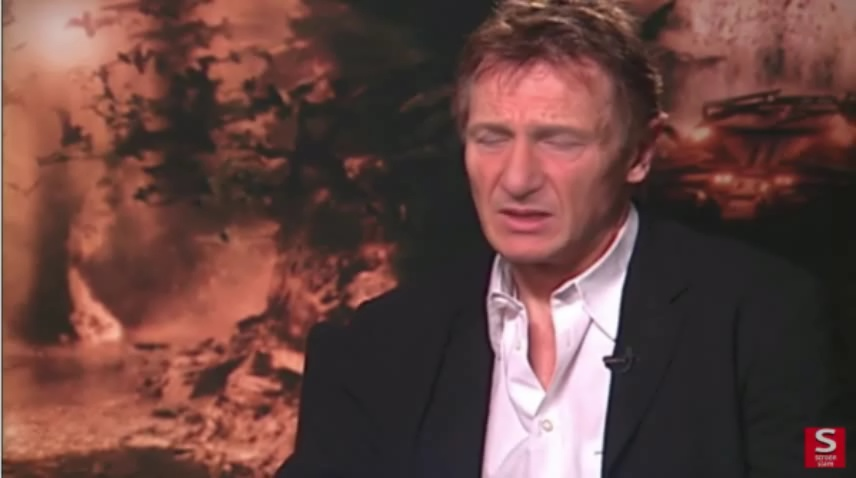
#> input picture TG_Bot/test_pictures/celebdf_2_fake_0af180db7b-0.jpg, 856 x 478 px
$ python -i functions.py   (imports and definitions only)
#> lines starting #> are read from the running program, lines starting #| are printed output that depends on the picture
import cv2
import numpy as np
from skimage.feature import hog

class ImageProcessing():
    def __init__(self,
                 gray=True,
                 H = 144,
                 W = 144,
                 frac_h = 0.8,
                 frac_v = 0.5
                 ):
        self.frac_h = frac_h
        self.frac_v = frac_v
        self.gray = gray
        self.size = (H, W)

    def get_face(self, image):
        face_cascade = cv2.CascadeClassifier(cv2.data.haarcascades + 'haarcascade_frontalface_alt2.xml')
        face_img = face_cascade.detectMultiScale(image)
        if len(face_img) != 1:
            face = image
        else:
            for (a, b, w, h) in face_img:
                c_a = min(a, w)
                c_a = int(c_a - c_a * self.frac_h)
                c_b = min(b, h)
                c_b = int(c_b - c_b * self.frac_v)
                face = image[b - c_b: b + h + c_b, a - c_a: a + w + c_a]
        face = cv2.resize(face, self.size, interpolation=cv2.INTER_AREA)
        return np.array(face)

    def get_hog(self, image):
        if len(image.shape) == 2:
            channel_axis = None
        else:
            channel_axis = 2
        fd, hog_image = hog(image, orientations=8, pixels_per_cell=(16, 16),
                            cells_per_block=(1, 1), visualize=True, channel_axis=channel_axis)
        #         hog_image = cv2.hog_image(hog_image, self.size, interpolation = cv2.INTER_AREA)
        return np.array(hog_image)

    def transform_image(self, image):
        if self.gray is True:
            image = cv2.cvtColor(image, cv2.COLOR_BGR2GRAY)
        else:
            image = cv2.cvtColor(image, cv2.COLOR_BGR2RGB)

        face_image = self.get_face(image)

        hog_image = self.get_hog(face_image)

        image = cv2.resize(image, self.size, interpolation=cv2.INTER_AREA)
        return image, face_image, hog_image

>>> import cv2
>>> picture = cv2.imread('test_pictures/celebdf_2_fake_0af180db7b-0.jpg')
#> picture is the input picture: shape (478, 856, 3); mean B, G, R 65.2, 69.3, 103.2
>>> result = ImageProcessing().transform_image(picture)
#> in transform_image, `image = cv2.cvtColor(image, cv2.COLOR_BGR2GRAY)`:
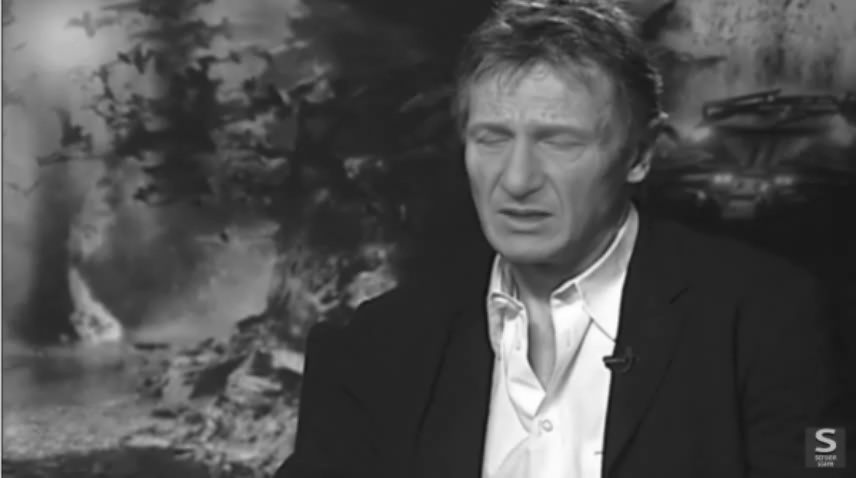
#> image: shape (478, 856); min 18, max 255, mean 79
#> in get_face, `face_img = face_cascade.detectMultiScale(image)`: face_img = [[440, 73, 170, 170]]
#> the loop in get_face, `for (a, b, w, h) in face_img:` made 1 pass
#> (a, b, w, h, c_a, c_b) on pass 1: (440, 73, 170, 170, 34, 36)
#> pass 1, in get_face, `face = image[b - c_b: b + h + c_b, a - c_a: a + w + c_a]`:
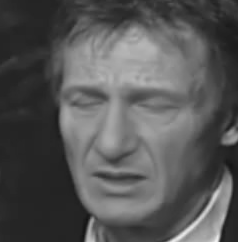
#> face: shape (242, 238); min 18, max 239, mean 85.9
#> in get_hog, `fd, hog_image = hog(image, orientations=8, pixels_per_cell=(16, 16), c..`:
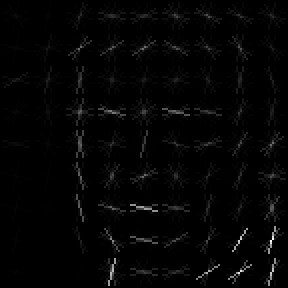
#> hog_image: shape (144, 144) float64 (shown 2 times larger); min 0, max 30.55, mean 0.5; drawn with min black and max white
#> in get_hog, `fd, hog_image = hog(image, orientations=8, pixels_per_cell=(16, 16), c..`: fd = 648 values, max 0.767 at index 561, min 0 at index 11, mean 0.3
#> in transform_image, `image = cv2.resize(image, self.size, interpolation=cv2.INTER_AREA)`:
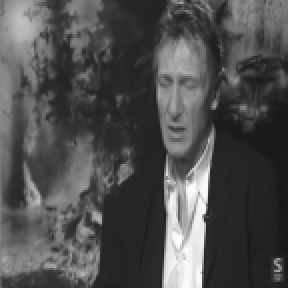
#> image: shape (144, 144) (shown 2 times larger); min 23, max 254, mean 79

$ run again, on TG_Bot/test_pictures/faceforensics_fake_d5a348965a-0.jpg
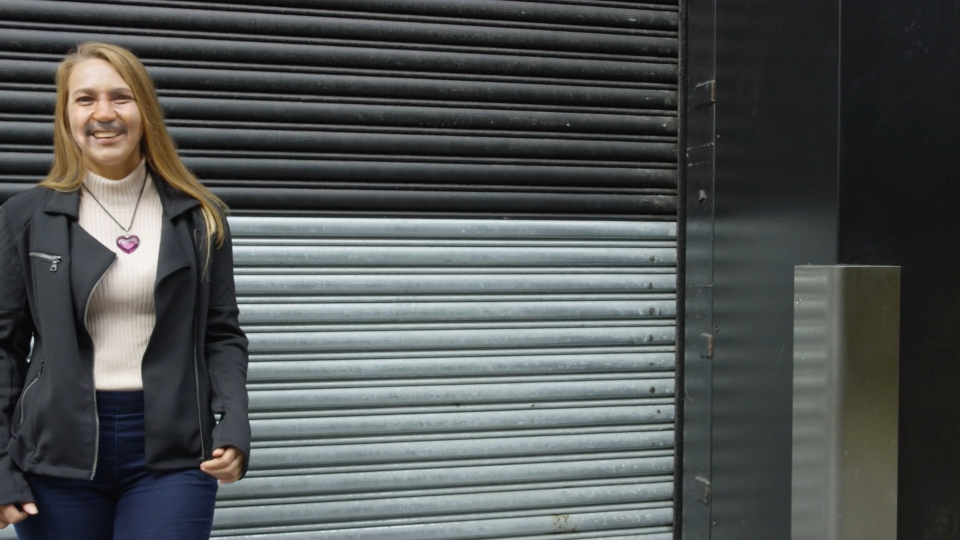
#> input picture TG_Bot/test_pictures/faceforensics_fake_d5a348965a-0.jpg, 1920 x 1080 px (shown at 1/2 size)
#> picture is the input picture: shape (1080, 1920, 3); mean B, G, R 82.9, 83.3, 79.6
#> face_img = [[118, 128, 176, 176]]
#> the loop in get_face, `for (a, b, w, h) in face_img:` made 1 pass
#> (a, b, w, h, c_a, c_b) on pass 1: (118, 128, 176, 176, 23, 64)
#> in get_hog, `fd, hog_image = hog(image, orientations=8, pixels_per_cell=(16, 16), c..`:
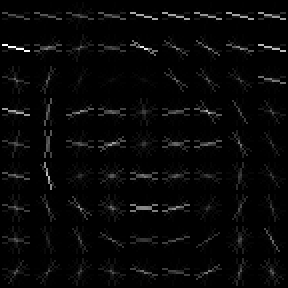
#> hog_image: shape (144, 144) float64 (shown 2 times larger); min 0, max 37.65, mean 1.1; drawn with min black and max white
#> fd = 648 values, max 0.939 at index 36, min 0 at index 7, mean 0.287
#> in transform_image, `image = cv2.resize(image, self.size, interpolation=cv2.INTER_AREA)`:
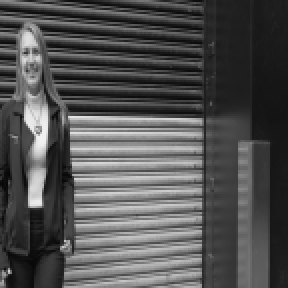
#> image: shape (144, 144) (shown 2 times larger); min 7, max 241, mean 82.1
